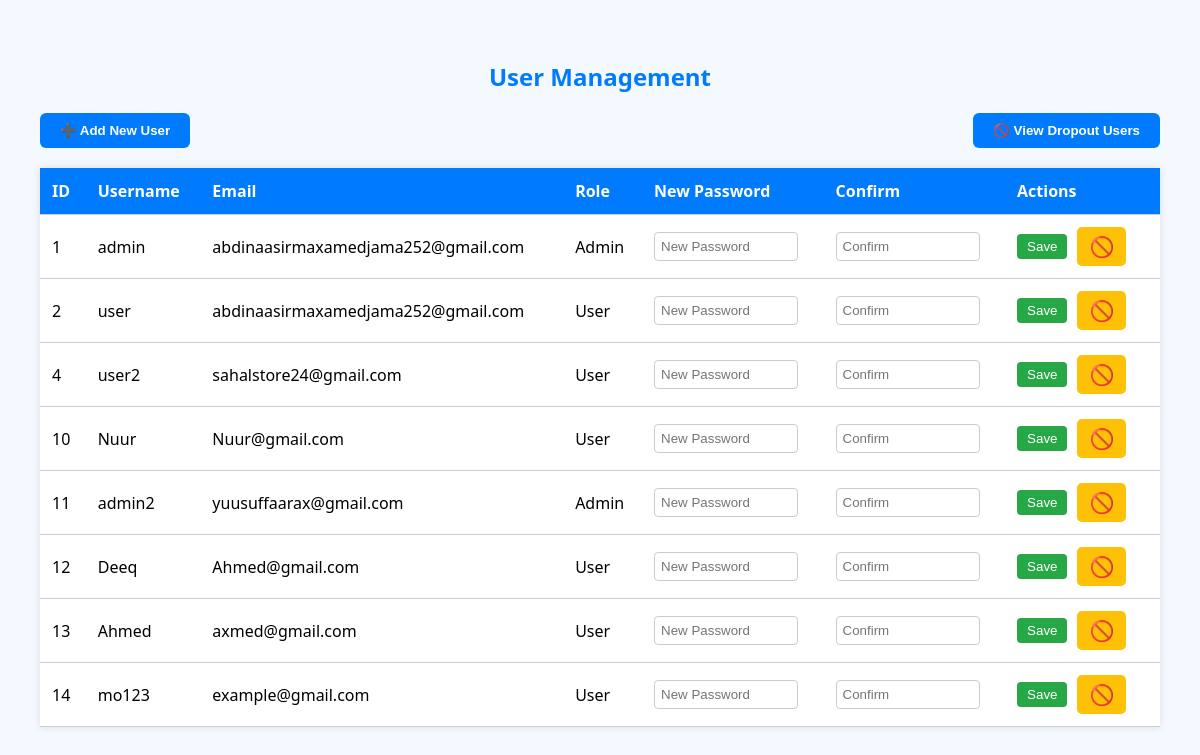
/dashboard/manage_users.php, run on the app's committed database.
### tables this page shows
CREATE TABLE `users` (
  `id` int(11) NOT NULL,
  `role` enum('Admin','User') NOT NULL,
  `username` varchar(50) NOT NULL,
  `email` varchar(100) DEFAULT NULL,
  `password` varchar(255) NOT NULL,
  `created_at` timestamp NOT NULL DEFAULT current_timestamp(),
  `reset_requested` int(11) DEFAULT 0,
  `reset_token_expiry` datetime DEFAULT NULL,
  `reset_token` varchar(255) DEFAULT NULL,
  `status` varchar(20) DEFAULT 'active'
);

### dashboard/manage_users.php (the view, shortened to what this page needs)
<?php
include '../db.php';
$active_users = $conn->query("SELECT * FROM users WHERE status = 'active'");
?>
<!DOCTYPE html>
<html>
<head>
</head>
<body>
<h2>User Management</h2>
<div class="top-actions">
  <button class="btn" onclick="document.getElementById('registerModal').style.display='flex'">➕ Add New User</button>
  <button class="btn" onclick="document.getElementById('dropoutModal').style.display='flex'">🚫 View Dropout Users</button>
</div>
<table>
  <tr>
    <th>ID</th>
    <th>Username</th>
    <th>Email</th>
    <th>Role</th>
    <th>New Password</th>
    <th>Confirm</th>
    <th>Actions</th>
  </tr>
  <?php while ($row = $active_users->fetch_assoc()): ?>
  <tr>
    <form method="POST">
      <td><?= $row['id'] ?><input type="hidden" name="id" value="<?= $row['id'] ?>"></td>
      <td><?= htmlspecialchars($row['username']) ?></td>
      <td><?= htmlspecialchars($row['email']) ?></td>
      <td><?= $row['role'] ?></td>
      <td><input type="password" name="new_password" placeholder="New Password"></td>
      <td><input type="password" name="confirm_password" placeholder="Confirm"></td>
   <td class="action-buttons" style="display: flex; gap: 10px; align-items: center;">
  <button type="submit" name="update_password" style="background:#28a745; color:white; border:none; padding:5px 10px; border-radius:4px;">
    Save
  </button>
  <a href="?dropout=<?= $row['id'] ?>" onclick="return confirm('Are you sure to dropout this user?')" style="color: red; font-size: 20px;">
    🚫
  </a>
</td>
    </form>
  </tr>
  <?php endwhile; ?>
</table>
</body>
</html>

### dashboard/manage_users.php (style rules this page uses)
body { font-family: 'Segoe UI', sans-serif; background: #f4f9ff; margin: 0; padding: 40px; }
h2 { text-align: center; color: #007bff; margin-bottom: 20px; }
.top-actions { display: flex; justify-content: space-between; margin-bottom: 20px; }
.btn { background: #007bff; color: white; padding: 10px 20px; border: none; font-weight: bold; border-radius: 6px; cursor: pointer; }
table { width: 100%; border-collapse: collapse; background: white; box-shadow: 0 0 8px rgba(0,0,0,0.1); }
th, td { padding: 12px; border-bottom: 1px solid #ccc; text-align: left; }
th { background: #007bff; color: white; }
input[type="password"] { width: 130px; padding: 6px; border: 1px solid #ccc; border-radius: 4px; }
.action-buttons a { margin-right: 10px; text-decoration: none; padding: 6px 12px; background: #ffc107; color: black; border-radius: 5px; }

### data on the page
users: id "1", username "admin", email "abdinaasirmaxamedjama252@gmail.com", role "Admin"
users: id "2", username "user", email "abdinaasirmaxamedjama252@gmail.com", role "User"
users: id "4", username "user2", email "sahalstore24@gmail.com", role "User"
users: id "10", username "Nuur", email "Nuur@gmail.com", role "User"
users: id "11", username "admin2", email "yuusuffaarax@gmail.com", role "Admin"
users: id "12", username "Deeq", email "Ahmed@gmail.com", role "User"
users: id "13", username "Ahmed", email "axmed@gmail.com", role "User"
users: id "14", username "mo123", email "example@gmail.com", role "User"
